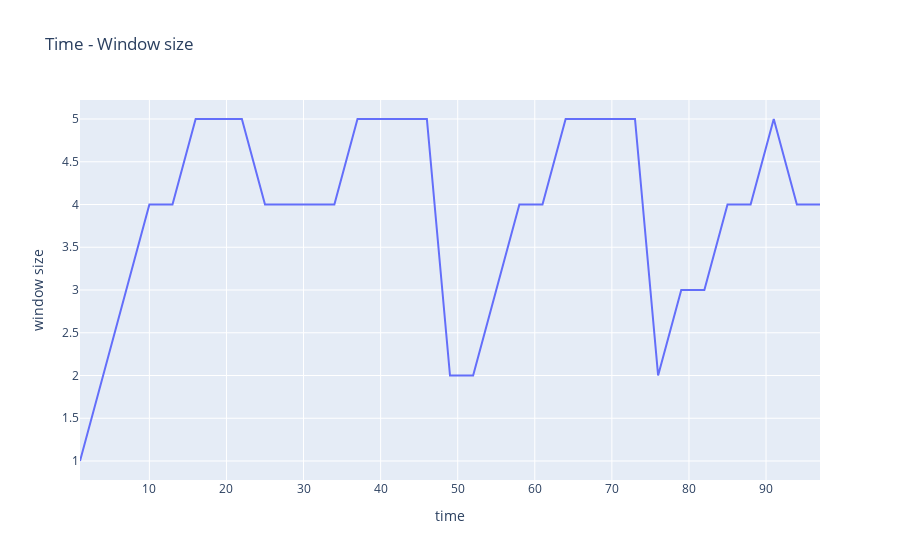
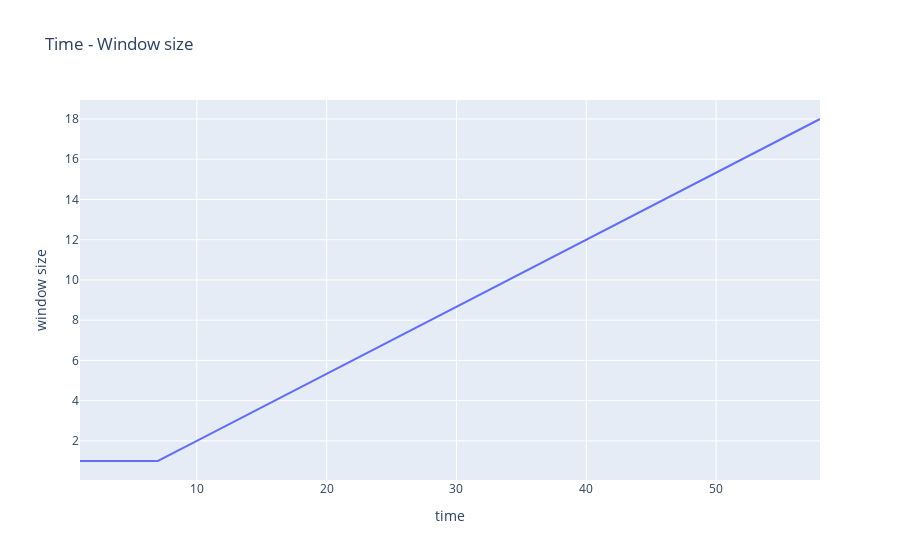

The notebook cell these images were saved under, in order:
### Code cell
fig = px.line(df.query("type=='send'"), x="time", y="window size", title='Time - Window size')
fig.show()
fig = px.line(df2.query("type=='send'"), x="time", y="window size", title='Time - Window size')
fig.show()

### Figure 1 — Plotly figure (JSON) as saved in the notebook; plotly's stock layout.template omitted (floating-point values rounded to 4 significant figures)
{"data": [{"hovertemplate": "time=%{x}<br>window size=%{y}<extra></extra>", "legendgroup": "", "line": {"color": "#636efa", "dash": "solid"}, "marker": {"symbol": "circle"}, "mode": "lines", "name": "", "orientation": "v", "showlegend": false, "type": "scatter", "x": [1, 4, 7, 10, 13, 16, 19, 22, 25, 28, 31, 34, 37, 40, 43, 46, 49, 52, 55, 58, 61, 64, 67, 70, 73, 76, 79, 82, 85, 88, 91, 94, 97], "xaxis": "x", "y": [1, 2, 3, 4, 4, 5, 5, 5, 4, 4, 4, 4, 5, 5, 5, 5, 2, 2, 3, 4, 4, 5, 5, 5, 5, 2, 3, 3, 4, 4, 5, 4, 4], "yaxis": "y"}], "layout": {"autosize": true, "legend": {"tracegroupgap": 0}, "title": {"text": "Time - Window size"}, "xaxis": {"anchor": "y", "autorange": true, "domain": [0, 1], "range": [1, 97], "title": {"text": "time"}, "type": "linear"}, "yaxis": {"anchor": "x", "autorange": true, "domain": [0, 1], "range": [0.7778, 5.222], "title": {"text": "window size"}, "type": "linear"}}}

### Figure 2 — Plotly figure (JSON) as saved in the notebook; plotly's stock layout.template omitted (floating-point values rounded to 4 significant figures)
{"data": [{"hovertemplate": "time=%{x}<br>window size=%{y}<extra></extra>", "legendgroup": "", "line": {"color": "#636efa", "dash": "solid"}, "marker": {"symbol": "circle"}, "mode": "lines", "name": "", "orientation": "v", "showlegend": false, "type": "scatter", "x": [1, 4, 7, 10, 13, 16, 19, 22, 25, 28, 31, 34, 37, 40, 43, 46, 49, 52, 55, 58], "xaxis": "x", "y": [1, 1, 1, 2, 3, 4, 5, 6, 7, 8, 9, 10, 11, 12, 13, 14, 15, 16, 17, 18], "yaxis": "y"}], "layout": {"autosize": true, "legend": {"tracegroupgap": 0}, "title": {"text": "Time - Window size"}, "xaxis": {"anchor": "y", "autorange": true, "domain": [0, 1], "range": [1, 58], "title": {"text": "time"}, "type": "linear"}, "yaxis": {"anchor": "x", "autorange": true, "domain": [0, 1], "range": [0.05556, 18.94], "title": {"text": "window size"}, "type": "linear"}}}
